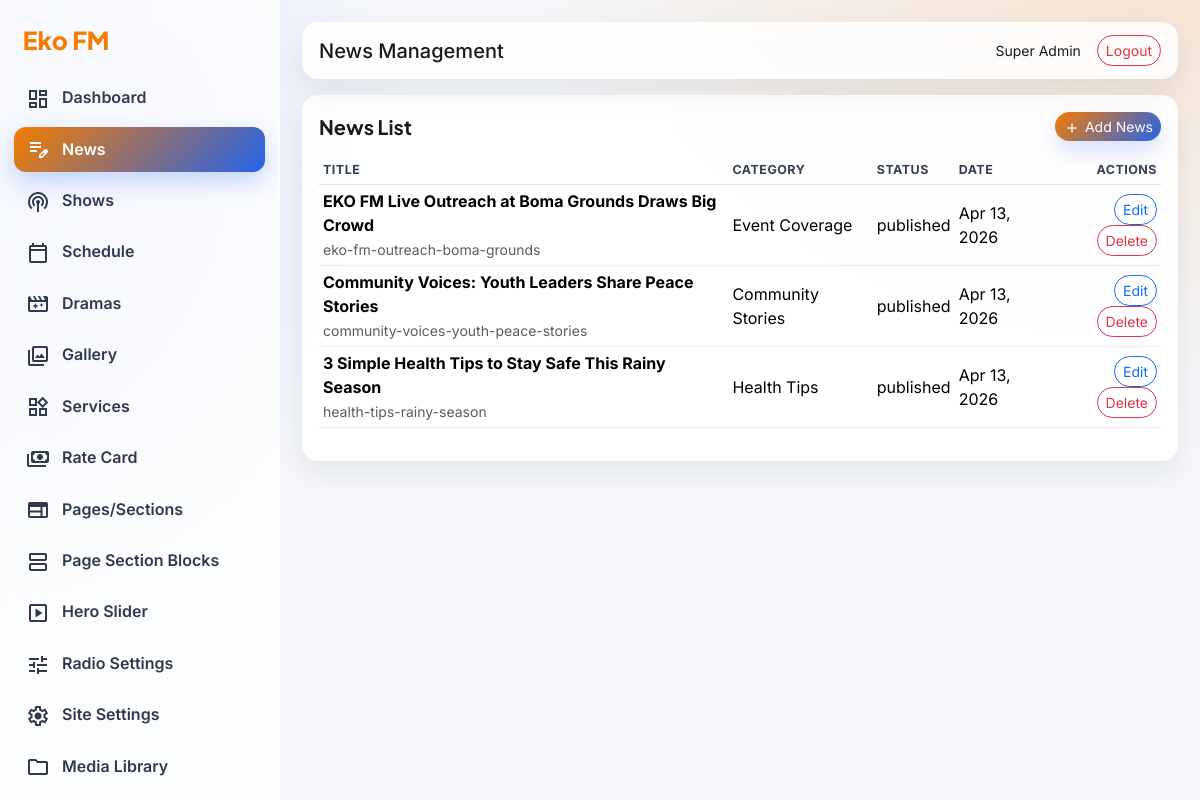
Screenshot of /admin/news.php (signed in) with the database file from the repository.
### tables this page shows
CREATE TABLE `users` (
  `id` int(11) NOT NULL,
  `role_id` int(11) DEFAULT NULL,
  `name` varchar(150) NOT NULL,
  `email` varchar(150) NOT NULL,
  `password` varchar(255) NOT NULL,
  `status` tinyint(1) NOT NULL DEFAULT 1,
  `created_at` datetime DEFAULT NULL,
  `updated_at` datetime DEFAULT NULL
);

CREATE TABLE `news_posts` (
  `id` int(11) NOT NULL,
  `category_id` int(11) DEFAULT NULL,
  `title` varchar(255) NOT NULL,
  `slug` varchar(255) NOT NULL,
  `summary` text DEFAULT NULL,
  `content` mediumtext DEFAULT NULL,
  `featured_image` varchar(255) DEFAULT NULL,
  `publish_date` datetime DEFAULT NULL,
  `status` enum('draft','published') NOT NULL DEFAULT 'draft',
  `meta_title` varchar(255) DEFAULT NULL,
  `meta_description` varchar(255) DEFAULT NULL,
  `social_image` varchar(255) DEFAULT NULL,
  `created_by` int(11) DEFAULT NULL,
  `created_at` datetime DEFAULT NULL,
  `updated_at` datetime DEFAULT NULL
);

CREATE TABLE `news_categories` (
  `id` int(11) NOT NULL,
  `name` varchar(120) NOT NULL,
  `slug` varchar(120) NOT NULL,
  `status` tinyint(1) NOT NULL DEFAULT 1,
  `created_at` datetime DEFAULT NULL,
  `updated_at` datetime DEFAULT NULL
);

### includes/functions.php (called while the page is built, shortened)
<?php
require_once __DIR__ . '/db.php';
function e($value)
{
    return htmlspecialchars((string) $value, ENT_QUOTES, 'UTF-8');
}
function url($path = '')
{
    $path = ltrim($path, '/');
    return rtrim(BASE_URL, '/') . '/' . $path;
}
function current_user()
{
    static $user = null;
    if ($user) {
        return $user;
    }
    $stmt = db_query(
        'SELECT u.*, r.name AS role_name, r.slug AS role_slug FROM users u LEFT JOIN roles r ON r.id = u.role_id WHERE u.id = ? LIMIT 1',
        array((int) $_SESSION['user_id'])
    );
    $user = $stmt->fetch();
    return $user ?: null;
}
function format_date($date, $format = 'M d, Y')
{
    return date($format, strtotime($date));
}

### includes/db.php (called while the page is built, shortened)
<?php
function db()
{
    static $pdo;
    if ($pdo instanceof PDO) {
        return $pdo;
    }
    $dsn = 'mysql:host=' . DB_HOST . ';dbname=' . DB_NAME . ';charset=' . DB_CHARSET;
    $options = array(
        PDO::ATTR_ERRMODE => PDO::ERRMODE_EXCEPTION,
        PDO::ATTR_DEFAULT_FETCH_MODE => PDO::FETCH_ASSOC,
        PDO::ATTR_EMULATE_PREPARES => false,
    );
    $pdo = new PDO($dsn, DB_USER, DB_PASS, $options);
    return $pdo;
}
function db_query($sql, $params = array())
{
    $stmt = db()->prepare($sql);
    $stmt->execute($params);
    return $stmt;
}

### includes/auth.php (called while the page is built, shortened)
<?php
require_once __DIR__ . '/rbac.php';
function require_login()
{
    if (!current_user()) {
        redirect('admin/login.php');
    }
}

### includes/rbac.php (called while the page is built, shortened)
<?php
require_once __DIR__ . '/functions.php';
function has_permission($permission)
{
    $user = current_user();
    if (!empty($user['role_slug']) && $user['role_slug'] === 'super_admin') {
        return true;
    }
    static $memo = array();
    $uid = (int) $user['id'];
    return in_array($permission, $memo[$uid]);
}

### admin/news.php (the view, shortened to what this page needs)
<?php
require_login();
$adminTitle = 'News Management';
$rows = db_query('SELECT n.*, c.name AS category_name FROM news_posts n LEFT JOIN news_categories c ON c.id = n.category_id ORDER BY n.id DESC')->fetchAll();
include __DIR__ . '/../templates/admin_header.php';
?>
<div class="panel">
    <div class="d-flex justify-content-between align-items-center mb-3">
        <h5 class="mb-0">News List</h5>
        <?php if (has_permission('news.create')): ?>
            <button type="button" class="btn btn-warning btn-sm" id="addNewsBtn" data-bs-toggle="modal" data-bs-target="#newsModal">
                <span class="material-symbols-outlined align-middle" style="font-size:18px;">add</span>
                Add News
            </button>
        <?php endif; ?>
    </div>
    <div class="table-responsive">
        <table class="table table-sm align-middle">
            <thead>
                <tr>
                    <th>Title</th>
                    <th>Category</th>
                    <th>Status</th>
                    <th>Date</th>
                    <th class="text-end">Actions</th>
                </tr>
            </thead>
            <tbody>
            <?php if (!$rows): ?>
                <tr>
                    <td colspan="5" class="text-center text-muted py-4">No news posts yet.</td>
                </tr>
            <?php else: ?>
                <?php foreach ($rows as $r): ?>
                    <tr>
                        <td>
                            <strong><?php echo e($r['title']); ?></strong>
                            <?php if (!empty($r['slug'])): ?><br><small class="text-muted"><?php echo e($r['slug']); ?></small><?php endif; ?>
                        </td>
                        <td><?php echo e($r['category_name']); ?></td>
                        <td><?php echo e($r['status']); ?></td>
                        <td><?php echo e(format_date($r['publish_date'])); ?></td>
                        <td class="text-end">
                            <?php if (has_permission('news.edit')): ?>
                                <button
                                    type="button"
                                    class="btn btn-sm btn-outline-primary edit-news-btn"
                                    data-bs-toggle="modal"
                                    data-bs-target="#newsModal"
                                    data-id="<?php echo e($r['id']); ?>"
                                    data-title="<?php echo e($r['title']); ?>"
                                    data-slug="<?php echo e($r['slug']); ?>"
                                    data-summary="<?php echo e($r['summary']); ?>"
                                    data-content="<?php echo e($r['content']); ?>"
                                    data-category-id="<?php echo e((int) $r['category_id']); ?>"
                                    data-status="<?php echo e($r['status']); ?>"
                                    data-publish-date="<?php echo e(substr($r['publish_date'], 0, 10)); ?>"
                                    data-meta-title="<?php echo e($r['meta_title']); ?>"
                                    data-meta-description="<?php echo e($r['meta_description']); ?>"
                                    data-current-image="<?php echo e($r['featured_image']); ?>"
                                >
                                    Edit
                                </button>
                            <?php endif; ?>
                            <?php if (has_permission('news.delete')): ?>
                                <a href="?delete=<?php echo e($r['id']); ?>" data-confirm="Delete this post?" class="btn btn-sm btn-outline-danger">Delete</a>
                            <?php endif; ?>
                        </td>
                    </tr>
                <?php endforeach; ?>
            <?php endif; ?>
            </tbody>
        </table>
    </div>
</div>
<?php include __DIR__ . '/../templates/admin_footer.php'; ?>

### templates/admin_header.php (shortened to what this page needs)
<?php
$u = current_user();
?>
<!doctype html>
<html lang="en">
<head>
    <link href="https://cdn.jsdelivr.net/npm/bootstrap@5.3.3/dist/css/bootstrap.min.css" rel="stylesheet">
    <link href="<?php echo e(url('assets/css/admin.css')); ?>" rel="stylesheet">
</head>
<body>
<div class="admin-layout">
    <?php include __DIR__ . '/admin_sidebar.php'; ?>
    <main class="admin-main">
        <div class="admin-topbar d-flex justify-content-between align-items-center">
            <div><h5 class="mb-0"><?php echo e($adminTitle); ?></h5></div>
            <div class="d-flex align-items-center gap-3"><small><?php echo e($u ? $u['name'] : ''); ?></small><a href="<?php echo e(url('admin/logout.php')); ?>" class="btn btn-sm btn-outline-danger">Logout</a></div>
        </div>

### assets/css/admin.css (style rules this page uses)
:root { --orange: #F57C00; --deep-blue: #1E3A8A; --accent-blue: #2563EB; --panel: #FFFFFF; --text: #1A1A1A; --muted: #5f6b7a; --radius: 16px; --shadow: 0 12px 30px rgba(17, 24, 39, .08); }
* { box-sizing: border-box; }
body { font-family: Inter, sans-serif; color: var(--text); background: radial-gradient(900px 700px at 95% -10%, rgba(245,124,0,.18), transparent 70%), radial-gradient(800px 700px at -10% 22%, rgba(37,99,235,.16), transparent 68%), #f5f7fb; }
.admin-layout { display: flex; min-height: 100vh; }
.admin-main { flex: 1; padding: 22px; min-width: 0; }
.admin-topbar { background: rgba(255,255,255,.82); border: 1px solid rgba(255,255,255,.85); border-radius: 16px; padding: 12px 16px; margin-bottom: 16px; backdrop-filter: blur(10px); box-shadow: var(--shadow); }
.panel { background: rgba(255,255,255,.92); border: 1px solid rgba(255,255,255,.85); border-radius: var(--radius); padding: 16px; box-shadow: var(--shadow); }
.panel h5 { font-family: 'Plus Jakarta Sans', sans-serif; font-weight: 700; }
.table { --bs-table-bg: transparent; }
.table thead th { color: #344054; font-size: .78rem; letter-spacing: .04em; text-transform: uppercase; border-bottom-width: 1px; }
.table tbody td { border-color: rgba(15, 23, 42, .08); }
.btn-warning { border: 0; border-radius: 999px; color: #fff; background: linear-gradient(135deg, var(--orange), var(--accent-blue)); box-shadow: 0 10px 22px rgba(37,99,235,.2); }
.btn-outline-primary, .btn-outline-danger { border-radius: 999px; }

### rows the page displays
users: name "Super Admin"
news_posts: title "EKO FM Live Outreach at Boma Grounds Draws Big Crowd", slug "eko-fm-outreach-boma-grounds", category.name "Event Coverage", status "published", publish_date "Apr 13, 2026"
news_posts: title "Community Voices: Youth Leaders Share Peace Stories", slug "community-voices-youth-peace-stories", category.name "Community Stories", status "published", publish_date "Apr 13, 2026"
news_posts: title "3 Simple Health Tips to Stay Safe This Rainy Season", slug "health-tips-rainy-season", category.name "Health Tips", status "published", publish_date "Apr 13, 2026"

### other values shown
$item[0] "Dashboard"
$item[0] "News"
$item[0] "Shows"
$item[0] "Schedule"
$item[0] "Dramas"
$item[0] "Gallery"
$item[0] "Services"
$item[0] "Rate Card"
$item[0] "Pages/Sections"
$item[0] "Page Section Blocks"
$item[0] "Hero Slider"
$item[0] "Radio Settings"
$item[0] "Site Settings"
$item[0] "Media Library"
$adminTitle "News Management"
